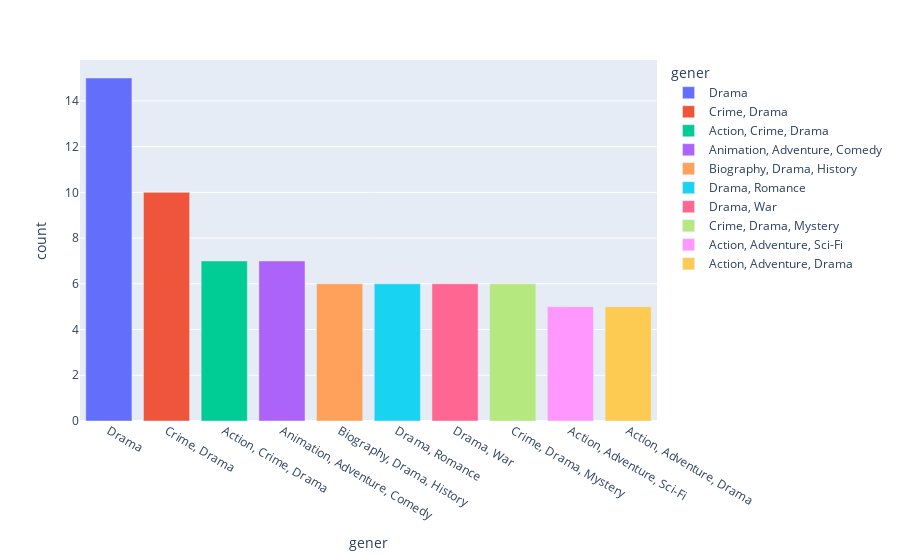

Notebook code for this chart:
### Code cell
# top 10 genre
iplot(px.bar(Top_10_genres , y='count' , x= 'gener',color='gener'))

### Figure 1 — Plotly figure (JSON) as saved in the notebook; plotly's stock layout.template omitted (floating-point values rounded to 4 significant figures)
{"data": [{"alignmentgroup": "True", "hovertemplate": "gener=%{x}<br>count=%{y}<extra></extra>", "legendgroup": "Drama", "marker": {"color": "#636efa", "pattern": {"shape": ""}}, "name": "Drama", "offsetgroup": "Drama", "orientation": "v", "showlegend": true, "textposition": "auto", "type": "bar", "x": ["Drama"], "xaxis": "x", "y": [15], "yaxis": "y"}, {"alignmentgroup": "True", "hovertemplate": "gener=%{x}<br>count=%{y}<extra></extra>", "legendgroup": "Crime, Drama", "marker": {"color": "#EF553B", "pattern": {"shape": ""}}, "name": "Crime, Drama", "offsetgroup": "Crime, Drama", "orientation": "v", "showlegend": true, "textposition": "auto", "type": "bar", "x": ["Crime, Drama"], "xaxis": "x", "y": [10], "yaxis": "y"}, {"alignmentgroup": "True", "hovertemplate": "gener=%{x}<br>count=%{y}<extra></extra>", "legendgroup": "Action, Crime, Drama", "marker": {"color": "#00cc96", "pattern": {"shape": ""}}, "name": "Action, Crime, Drama", "offsetgroup": "Action, Crime, Drama", "orientation": "v", "showlegend": true, "textposition": "auto", "type": "bar", "x": ["Action, Crime, Drama"], "xaxis": "x", "y": [7], "yaxis": "y"}, {"alignmentgroup": "True", "hovertemplate": "gener=%{x}<br>count=%{y}<extra></extra>", "legendgroup": "Animation, Adventure, Comedy", "marker": {"color": "#ab63fa", "pattern": {"shape": ""}}, "name": "Animation, Adventure, Comedy", "offsetgroup": "Animation, Adventure, Comedy", "orientation": "v", "showlegend": true, "textposition": "auto", "type": "bar", "x": ["Animation, Adventure, Comedy"], "xaxis": "x", "y": [7], "yaxis": "y"}, {"alignmentgroup": "True", "hovertemplate": "gener=%{x}<br>count=%{y}<extra></extra>", "legendgroup": "Biography, Drama, History", "marker": {"color": "#FFA15A", "pattern": {"shape": ""}}, "name": "Biography, Drama, History", "offsetgroup": "Biography, Drama, History", "orientation": "v", "showlegend": true, "textposition": "auto", "type": "bar", "x": ["Biography, Drama, History"], "xaxis": "x", "y": [6], "yaxis": "y"}, {"alignmentgroup": "True", "hovertemplate": "gener=%{x}<br>count=%{y}<extra></extra>", "legendgroup": "Drama, Romance", "marker": {"color": "#19d3f3", "pattern": {"shape": ""}}, "name": "Drama, Romance", "offsetgroup": "Drama, Romance", "orientation": "v", "showlegend": true, "textposition": "auto", "type": "bar", "x": ["Drama, Romance"], "xaxis": "x", "y": [6], "yaxis": "y"}, {"alignmentgroup": "True", "hovertemplate": "gener=%{x}<br>count=%{y}<extra></extra>", "legendgroup": "Drama, War", "marker": {"color": "#FF6692", "pattern": {"shape": ""}}, "name": "Drama, War", "offsetgroup": "Drama, War", "orientation": "v", "showlegend": true, "textposition": "auto", "type": "bar", "x": ["Drama, War"], "xaxis": "x", "y": [6], "yaxis": "y"}, {"alignmentgroup": "True", "hovertemplate": "gener=%{x}<br>count=%{y}<extra></extra>", "legendgroup": "Crime, Drama, Mystery", "marker": {"color": "#B6E880", "pattern": {"shape": ""}}, "name": "Crime, Drama, Mystery", "offsetgroup": "Crime, Drama, Mystery", "orientation": "v", "showlegend": true, "textposition": "auto", "type": "bar", "x": ["Crime, Drama, Mystery"], "xaxis": "x", "y": [6], "yaxis": "y"}, {"alignmentgroup": "True", "hovertemplate": "gener=%{x}<br>count=%{y}<extra></extra>", "legendgroup": "Action, Adventure, Sci-Fi", "marker": {"color": "#FF97FF", "pattern": {"shape": ""}}, "name": "Action, Adventure, Sci-Fi", "offsetgroup": "Action, Adventure, Sci-Fi", "orientation": "v", "showlegend": true, "textposition": "auto", "type": "bar", "x": ["Action, Adventure, Sci-Fi"], "xaxis": "x", "y": [5], "yaxis": "y"}, {"alignmentgroup": "True", "hovertemplate": "gener=%{x}<br>count=%{y}<extra></extra>", "legendgroup": "Action, Adventure, Drama", "marker": {"color": "#FECB52", "pattern": {"shape": ""}}, "name": "Action, Adventure, Drama", "offsetgroup": "Action, Adventure, Drama", "orientation": "v", "showlegend": true, "textposition": "auto", "type": "bar", "x": ["Action, Adventure, Drama"], "xaxis": "x", "y": [5], "yaxis": "y"}], "layout": {"barmode": "relative", "legend": {"title": {"text": "gener"}, "tracegroupgap": 0}, "margin": {"t": 60}, "xaxis": {"anchor": "y", "categoryarray": ["Drama", "Crime, Drama", "Action, Crime, Drama", "Animation, Adventure, Comedy", "Biography, Drama, History", "Drama, Romance", "Drama, War", "Crime, Drama, Mystery", "Action, Adventure, Sci-Fi", "Action, Adventure, Drama"], "categoryorder": "array", "domain": [0, 1], "title": {"text": "gener"}}, "yaxis": {"anchor": "x", "domain": [0, 1], "title": {"text": "count"}}}}
